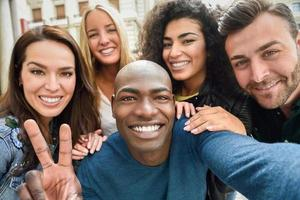
#> input picture imagem1.jpg, 300 x 200 px, found by its file name
$ python deteccaoface.py
#> lines starting #> are read from the running program, lines starting #| are printed output that depends on the picture; after the words box and inside, x2 and y2 are one past the last pixel; in counts of white or black regions, pixels touching at a corner belong together
# -*- coding: utf-8 -*-
"""deteccaoFace.ipynb

Automatically generated by Colaboratory.

Original file is located at
    https://colab.research.google.com/drive/1dg7VYOTVFJGeYjuEVwLI0A8sR0J8L5Va
"""

import numpy as np
import cv2 as cv

face_classifier = cv.CascadeClassifier('/content/haarcascade_frontalface_default.xml')

image = cv.imread('/content/imagem1.jpg')
#> image is the input picture: shape (200, 300, 3); mean B, G, R 104.7, 110.4, 123.5
image_gray = cv.cvtColor(image, cv.COLOR_BGR2GRAY)
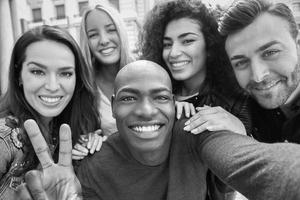
#> image_gray: shape (200, 300); min 0, max 255, mean 113.7

faces = face_classifier.detectMultiScale(image_gray, 1.3, 5)
#> faces = [[157, 19, 57, 57], [17, 46, 68, 68], [106, 67, 77, 77]]

for (x,y,w,h) in faces:
  cv.rectangle(image, (x,y), (x+w,y+h), (255,0,0),2)
#> this loop made 3 passes
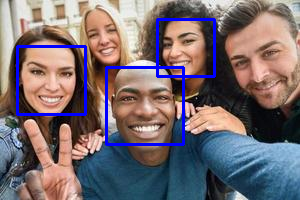
#> image: shape (200, 300, 3); 3.99% of pixels changed, all inside (x1, y1, x2, y2) = (16, 18, 216, 146)

cv.imshow('imagem', image)
cv.waitKey(0)
cv.destroyAllWindows()
